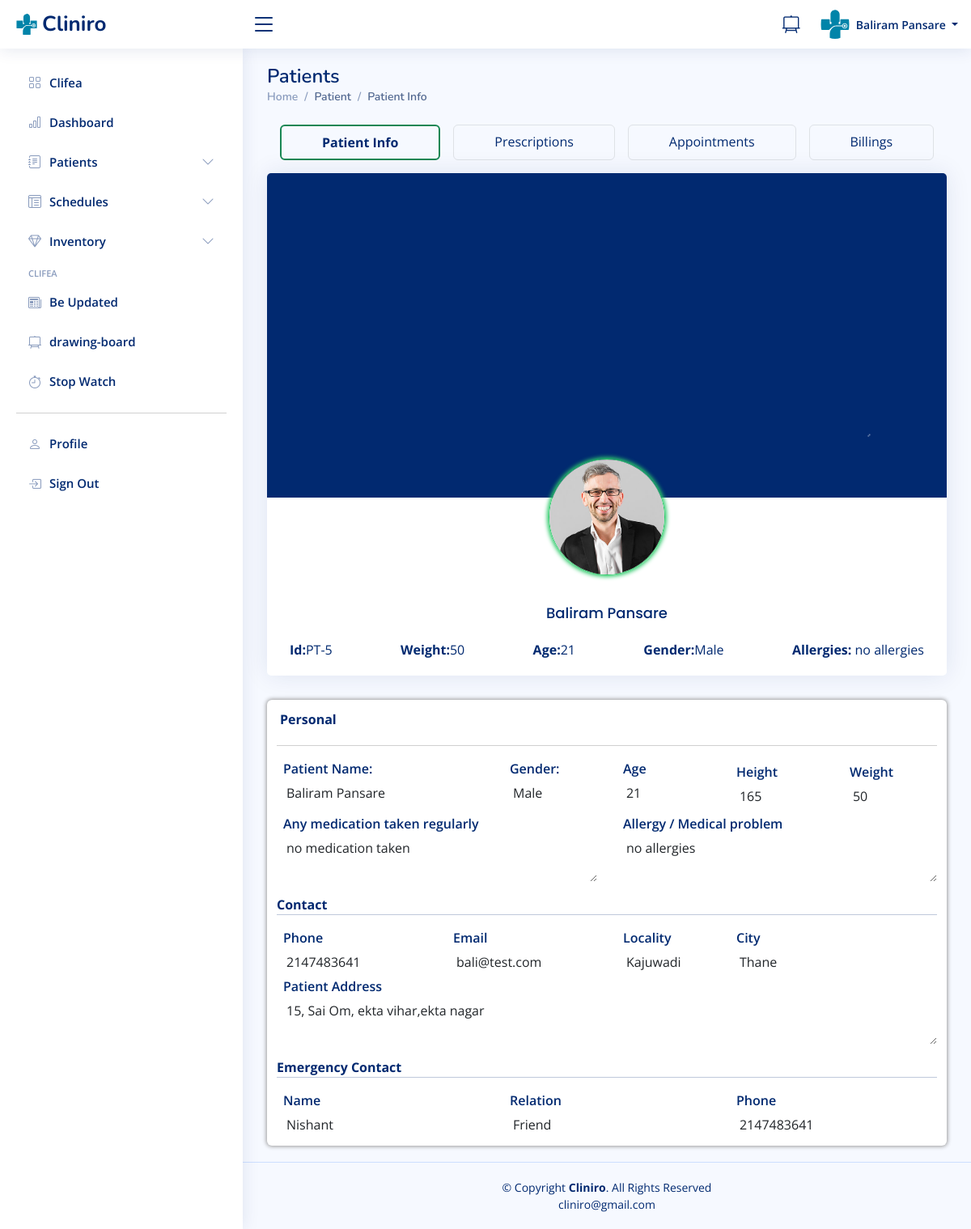
/doctor/view-patient.php?viewid=5 (signed in), run on the app's committed database.
### tables this page shows
CREATE TABLE `doctors` (
  `id` int(11) NOT NULL,
  `specilization` varchar(255) DEFAULT NULL,
  `doctorName` varchar(255) DEFAULT NULL,
  `address` longtext DEFAULT NULL,
  `docFees` varchar(255) DEFAULT NULL,
  `contactno` bigint(11) DEFAULT NULL,
  `docEmail` varchar(255) DEFAULT NULL,
  `gender` text DEFAULT NULL,
  `age` varchar(20) DEFAULT NULL,
  `dob` varchar(50) DEFAULT NULL,
  `clinic_name` varchar(50) DEFAULT NULL,
  `clinic_contact` bigint(11) DEFAULT NULL,
  `clinic_timing` varchar(50) DEFAULT NULL,
  `closed` varchar(50) DEFAULT '-',
  `clinic_locality` varchar(50) DEFAULT NULL,
  `clinic_city` varchar(50) DEFAULT NULL,
  `password` varchar(255) DEFAULT NULL,
  `creationDate` timestamp NULL DEFAULT current_timestamp(),
  `updationDate` timestamp NULL DEFAULT NULL ON UPDATE current_timestamp()
);

CREATE TABLE `users` (
  `id` int(11) NOT NULL,
  `fullName` varchar(255) DEFAULT NULL,
  `address` longtext DEFAULT NULL,
  `city` varchar(255) DEFAULT NULL,
  `gender` varchar(255) DEFAULT NULL,
  `email` varchar(255) DEFAULT NULL,
  `password` varchar(255) DEFAULT NULL,
  `regDate` timestamp NULL DEFAULT current_timestamp(),
  `updationDate` timestamp NULL DEFAULT NULL ON UPDATE current_timestamp(),
  `Age` int(3) DEFAULT NULL,
  `Height` int(4) DEFAULT NULL,
  `Weight` int(3) DEFAULT NULL,
  `Medication` varchar(200) DEFAULT NULL,
  `Allergy` varchar(200) DEFAULT NULL,
  `Phone` bigint(10) DEFAULT NULL,
  `Locality` varchar(100) DEFAULT NULL,
  `Ename` varchar(50) DEFAULT NULL,
  `Erelation` varchar(50) DEFAULT NULL,
  `Econtact` bigint(10) DEFAULT NULL,
  `otp` int(10) NOT NULL
);

### doctor/view-patient.php (the view, shortened to what this page needs)
<?php
include('include/config.php');
if(strlen($_SESSION['id']==0)) {
 header('location:doctorlogout.php');
  } else{
?>
<!DOCTYPE html>
<html lang="en">
<?php include('include/head.php');?>
<body>
<?php include('include/header.php');?>
<?php include('include/sidebar.php');?>
  <main class="main" id="main">
  <div class="pagetitle">
      <h1>Patients</h1>
      <nav>
        <ol class="breadcrumb">
          <li class="breadcrumb-item"><a href="dashboard.php">Home</a></li>
          <li class="breadcrumb-item active">Patient</li>
          <li class="breadcrumb-item active">Patient Info</li>
        </ol>
      </nav>
    </div>
<section class="section">
<?php
            $vid=$_GET['viewid'];
            $ret=mysqli_query($con,"select * from users where ID='$vid'");
            while ($row=mysqli_fetch_array($ret)) {
                               ?>
                <div class="d-flex flex-wrap text-center m-2 rounded" id="patient-nav">
                  <a href="view-patient.php?viewid=<?php echo $row['id'];?>" class="p-2 flex-grow-1 border rounded m-2 border-success border-2  fw-bold">Patient Info</a>
                  <a href="prescriptions.php?prespid=<?php echo $row['id'];?>" class="p-2 flex-grow-1 border rounded m-2">Prescriptions</a>
                  <a href="patientappointment.php?patid=<?php echo $row['id'];?>" class="p-2 flex-grow-1 border rounded m-2">Appointments</a>
                  <a href="patientbilling.php?patid=<?php echo $row['id'];?>" class="p-2 flex-grow-1 border rounded m-2">Billings</a>
                </div>
<div class="row" >
                    <div class="col-xxl-3 ">
                      <div class="card">
                        <img class="card-img-top" src="../assets/img/cardback.png" alt="Bologna">
                        <div class="card-body text-center">
                          <img class="avatar rounded-circle" src="../assets/img/messages-3.jpg" alt="patientpic">
                          <h4 class="card-title"><?php  echo $row['fullName'];?></h4>
                          <div class="d-flex justify-content-between flex-wrap" id="form-subhead">
                            <div class="px-2"> <b>Id:</b>PT-<?php  echo $row['id'];?></div>
                            <div class="px-2"> <b>Weight:</b><?php  echo $row['Weight'];?></div>
                            <div class="px-2"> <b>Age:</b><?php  echo $row['Age'];?></div>
                            <div class="px-2"> <b>Gender:</b><?php  echo $row['gender'];?></div>
                            <div class="px-2"> <b>Allergies:</b> <?php  echo $row['Allergy'];?></div>
                          </div>
                        </div>
                      </div>
                   </div>
                   <div class="col-xxl-9">
                        <div class="container rounded" id="patients-patients-cont">
                          <form role="form" name="" method="post">
                            <div class="row jumbotron box8 rounded py-2">
                              <div class="d-flex">
                                <div class="p-1 fw-bold" id="form-subhead">Personal</div>
                              </div>
                              <div class=" mt-0"><hr></div>
                              <div class="col-sm-4 ">
                              <label for="doctorname" class="ms-2 fw-semibold">Patient Name:</label>
                              <input type="text" class="form-control border-0" name="patname" id="patname" value="<?php  echo $row['fullName'];?>" required readonly>
                            </div>
                            <div class="col-sm-2">
                                <label for="sex" class="ms-2 fw-semibold">Gender:</label>
                                <input type="text" name="gender" class="form-control border-0" value="<?php  echo $row['gender'];?>" readonly>
                            </div>
                            <div class="col-sm-2 form-group">
                                <label for="age" class="ms-2 fw-semibold">Age</label>
                                <input type="number" class="form-control border-0" name="patage" id="patage" value="<?php  echo $row['Age'];?>" required readonly>
                            </div>
                            <div class="col-sm-2 form-group mt-1">
                                <label for="height" class="ms-2 fw-semibold">Height</label>
                                <input type="text" name="patheight" class="form-control border-0" id="patheight"value="<?php  echo $row['Height'];?>" required readonly>
                              </div>
                              <div class="col-sm-2 form-group mt-1">
                                <label for="weight" class="ms-2 fw-semibold">Weight</label>
                                <input type="text" class="form-control border-0" name="patweight" id="patweight" value="<?php  echo $row['Weight'];?>" required readonly>
                              </div>
                              <div class="col-sm-6 form-group mt-1">
                                <label for="medication" class="ms-2 fw-semibold">Any medication taken regularly</label>
                                <textarea class="form-control border-0" name="medhis" id="medhis" cols="30" rows="2"><?php  echo $row['Medication'];?></textarea>
                              </div>
                              <div class="col-sm-6 form-group mt-1">
                                <label for="allergy" class="ms-2 fw-semibold">Allergy / Medical problem</label>
                                <textarea class="form-control border-0" name="patallergy" id="patallergy" cols="30" rows="2"><?php  echo $row['Allergy'];?></textarea>
                              </div>
                            <div class="col-sm-12 mt-3 fw-bold" id="form-subhead">
                            Contact <hr class="mt-0">
                            </div>
                            <div class="col-sm-3 form-group">
                              <label for="phone" class="ms-2 fw-semibold">Phone</label>
                              <input type="tel" class="form-control border-0 " name="patcontact" id="patcontact" value="<?php  echo $row['Phone'];?>" required readonly>
                            </div>
                            <div class="col-sm-3 form-group ">
                              <label for="email" class="ms-2 fw-semibold">Email</label>
                              <input type="email" class="form-control border-0 " name="patemail" id="patemail" value="<?php  echo $row['email'];?>" required readonly>
                           </div>
                           <div class="col-sm-2 form-group ">
                            <label for="locality" class="ms-2 fw-semibold">Locality</label>
                            <input type="text" class="form-control border-0 " name="patlocality" id="patlocality" value="<?php  echo $row['Locality'];?>" required readonly>
                          </div>
                          <div class="col-sm-2 form-group ">
                            <label for="city" class="ms-2 fw-semibold">City</label>
                            <input type="text" class="form-control border-0 " name="patcity" id="patcity" value="<?php  echo $row['city'];?>" required readonly>
                          </div>
                          <div class="col-sm-12 form-group">
                            <label for="address" class="ms-2 fw-semibold">Patient Address</label>
                            <textarea name="pataddress" class="form-control border-0" required readonly><?php  echo $row['address'];?></textarea>
                          </div>
                            <div class="col-sm-12 mt-3 fw-bold" id="form-subhead">
                              Emergency Contact <hr class="mt-0">
                            </div>
                            <div class="col-sm-4 form-group">
                              <label for="ename" class="ms-2 fw-semibold">Name</label>
                              <input type="text" class="form-control border-0" name="ename" id="ename" value="<?php  echo $row['Ename'];?>" required readonly>
                            </div>
                            <div class="col-sm-4 form-group">
                              <label for="erelation" class="ms-2 fw-semibold  ">Relation</label>
                              <input type="text" class="form-control border-0" name="erelation" id="erelation" value="<?php  echo $row['Erelation'];?>" required readonly>
                            </div>
                            <div class="col-sm-4 form-group">
                              <label for="ephone" class="ms-2 fw-semibold">Phone</label>
                              <input type="tel" class="form-control border-0" name="ephone" id="ephone" value="<?php  echo $row['Econtact'];?>" required readonly>
                            </div>
                            </div>
                            <?php }?>
                          </form>
                        </div>
                      </div>
</div>
</section>
  </main>
  <?php include('include/footer.php');?>
</body>
</html>
<?php } ?>

### doctor/include/header.php (shortened to what this page needs)
<header id="header" class="header fixed-top d-flex align-items-center">
<div class="d-flex align-items-center justify-content-between">
  <a href="index.html" class="logo d-flex align-items-center">
    <img src="assets/img/logo.svg" alt="">
    <span class="d-none d-lg-block">Cliniro</span>
  </a>
  <i class="bi bi-list toggle-sidebar-btn"></i>
</div>
<nav class="header-nav ms-auto">
  <ul class="d-flex align-items-center">
    <li>
      <a class="nav-link nav-icon" href="scratchpad.php" target="_blank" >
        <i class="bi bi-easel2"></i>
      </a>
    </li>
    <li class="nav-item dropdown pe-3">
      <a class="nav-link nav-profile d-flex align-items-center pe-0" href="#" data-bs-toggle="dropdown">
        <img src="assets/img/logo copy.svg" alt="Profile" class="rounded-circle">
        <span class="d-none d-md-block dropdown-toggle ps-2">
        <?php $query=mysqli_query($con,"select doctorName from doctors where id='".$_SESSION['id']."'");
        while($row=mysqli_fetch_array($query))
        {
            echo $row['doctorName'];
        }?>
        </span>
      </a>
        </li>
      </ul>
</nav>
</header>

### doctor/assets/css/style.css (style rules this page uses)
:root { scroll-behavior: smooth; }
body { font-family: "Open Sans", sans-serif; background: #f6f9ff; color: #444444; }
a { color: #4154f1; text-decoration: none; }
h1, h2, h3, h4, h5, h6 { font-family: "Nunito", sans-serif; }
#main { margin-top: 60px; padding: 20px 30px; transition: all 0.3s; }
.pagetitle { margin-bottom: 10px; }
.pagetitle h1 { font-size: 24px; margin-bottom: 0; font-weight: 600; color: #012970; }
.card { margin-bottom: 30px; border: none; border-radius: 5px; box-shadow: 0px 0 30px rgba(1, 41, 112, 0.1); }
.card-title { padding: 20px 0 15px 0; font-size: 18px; font-weight: 500; color: #012970; font-family: "Poppins", sans-serif; }
.card-body { padding: 0 20px 20px 20px; }
.breadcrumb { font-size: 14px; font-family: "Nunito", sans-serif; color: #899bbd; font-weight: 600; }
.breadcrumb a { color: #899bbd; transition: 0.3s; }
.breadcrumb .breadcrumb-item::before { color: #899bbd; }
.breadcrumb .active { color: #51678f; font-weight: 600; }
.logo { line-height: 1; }
@media (min-width: 1200px) { .logo { width: 280px; } }
.logo img { max-height: 26px; margin-right: 6px; }
.logo span { font-size: 26px; font-weight: 700; color: #012970; font-family: "Nunito", sans-serif; }
.header { transition: all 0.5s; z-index: 997; height: 60px; box-shadow: 0px 2px 20px rgba(1, 41, 112, 0.1); background-color: #fff; padding-left: 20px; }
.header .toggle-sidebar-btn { font-size: 32px; padding-left: 10px; cursor: pointer; color: #012970; }
.header-nav ul { list-style: none; }
.header-nav>ul { margin: 0; padding: 0; }
.header-nav .nav-icon { font-size: 22px; color: #012970; margin-right: 25px; position: relative; }
.header-nav .nav-profile { color: #012970; }
.header-nav .nav-profile img { max-height: 36px; }
.header-nav .nav-profile span { font-size: 14px; font-weight: 600; }
@media (min-width: 1200px) { #main, #footer { margin-left: 300px; } }
.section { flex: 0 0 300px; min-height: 500px; }
.box8 { box-shadow: 0px 0px 5px 1px #999; }
#patients-patients-cont { background-color: white; }
#form-subhead { color: #012970; }
label { color: #012970; }
.avatar { border: 0.1rem solid #2eca6a; margin-top: -3rem; margin-bottom: 1rem; max-width: 9rem; box-shadow: 0px 0px 5px 2px #2eca6a; }
#patient-nav a { color: #012970 !important; }

### data on the page
doctors: doctorName "Baliram Pansare"
users: fullName "Baliram Pansare", id "5", Weight "50", Age "21", gender "Male", Allergy "no allergies", patname "Baliram Pansare", patage "21", patweight "50", medhis "no medication taken", patallergy "no allergies", patcontact "2147483641", patemail "bali@test.com", patlocality "Kajuwadi", patcity "Thane", pataddress "15, Sai Om, ekta vihar,ekta nagar", ename "Nishant", erelation "Friend", ephone "2147483641"
